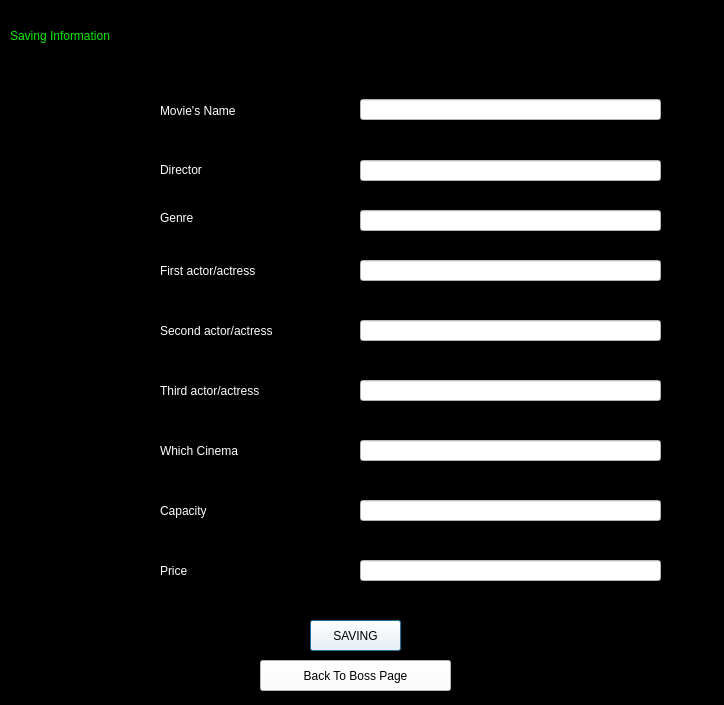
<?xml version="1.0" encoding="UTF-8"?>
<ui version="4.0">
 <class>saving_movie</class>
 <widget class="QDialog" name="saving_movie">
  <property name="geometry">
   <rect>
    <x>0</x>
    <y>0</y>
    <width>724</width>
    <height>705</height>
   </rect>
  </property>
  <property name="windowTitle">
   <string>Dialog</string>
  </property>
  <property name="styleSheet">
   <string notr="true">background-color: rgb(0, 0, 0);</string>
  </property>
  <widget class="QLabel" name="label">
   <property name="geometry">
    <rect>
     <x>160</x>
     <y>100</y>
     <width>111</width>
     <height>21</height>
    </rect>
   </property>
   <property name="styleSheet">
    <string notr="true">color: rgb(255, 255, 255);
background-color: rgb(0, 0, 0);
font: 14pt &quot;Pristina&quot;;</string>
   </property>
   <property name="text">
    <string>Movie's Name</string>
   </property>
  </widget>
  <widget class="QLabel" name="label_2">
   <property name="geometry">
    <rect>
     <x>10</x>
     <y>10</y>
     <width>171</width>
     <height>51</height>
    </rect>
   </property>
   <property name="styleSheet">
    <string notr="true">background-color: rgb(0, 0, 0);
color: rgb(0, 239, 0);
font: 16pt &quot;Pristina&quot;;</string>
   </property>
   <property name="text">
    <string>Saving Information</string>
   </property>
  </widget>
  <widget class="QLabel" name="label_3">
   <property name="geometry">
    <rect>
     <x>160</x>
     <y>160</y>
     <width>101</width>
     <height>20</height>
    </rect>
   </property>
   <property name="styleSheet">
    <string notr="true">color: rgb(255, 255, 255);
background-color: rgb(0, 0, 0);
font: 14pt &quot;Pristina&quot;;</string>
   </property>
   <property name="text">
    <string>Director</string>
   </property>
  </widget>
  <widget class="QLabel" name="label_4">
   <property name="geometry">
    <rect>
     <x>160</x>
     <y>210</y>
     <width>91</width>
     <height>16</height>
    </rect>
   </property>
   <property name="styleSheet">
    <string notr="true">color: rgb(255, 255, 255);
background-color: rgb(0, 0, 0);
font: 14pt &quot;Pristina&quot;;</string>
   </property>
   <property name="text">
    <string>Genre</string>
   </property>
  </widget>
  <widget class="QLabel" name="label_5">
   <property name="geometry">
    <rect>
     <x>160</x>
     <y>260</y>
     <width>121</width>
     <height>21</height>
    </rect>
   </property>
   <property name="styleSheet">
    <string notr="true">color: rgb(255, 255, 255);
background-color: rgb(0, 0, 0);
font: 14pt &quot;Pristina&quot;;</string>
   </property>
   <property name="text">
    <string>First actor/actress</string>
   </property>
  </widget>
  <widget class="QLabel" name="label_6">
   <property name="geometry">
    <rect>
     <x>160</x>
     <y>320</y>
     <width>121</width>
     <height>21</height>
    </rect>
   </property>
   <property name="styleSheet">
    <string notr="true">color: rgb(255, 255, 255);
background-color: rgb(0, 0, 0);
font: 14pt &quot;Pristina&quot;;</string>
   </property>
   <property name="text">
    <string>Second actor/actress</string>
   </property>
  </widget>
  <widget class="QLabel" name="label_7">
   <property name="geometry">
    <rect>
     <x>160</x>
     <y>380</y>
     <width>121</width>
     <height>21</height>
    </rect>
   </property>
   <property name="styleSheet">
    <string notr="true">color: rgb(255, 255, 255);
background-color: rgb(0, 0, 0);
font: 14pt &quot;Pristina&quot;;</string>
   </property>
   <property name="text">
    <string>Third actor/actress</string>
   </property>
  </widget>
  <widget class="QLineEdit" name="lineEdit">
   <property name="geometry">
    <rect>
     <x>360</x>
     <y>99</y>
     <width>301</width>
     <height>21</height>
    </rect>
   </property>
   <property name="styleSheet">
    <string notr="true">font: 14pt &quot;Pristina&quot;;
background-color: rgb(255, 255, 255);
color: rgb(0, 0, 0);</string>
   </property>
  </widget>
  <widget class="QLineEdit" name="lineEdit_2">
   <property name="geometry">
    <rect>
     <x>360</x>
     <y>160</y>
     <width>301</width>
     <height>21</height>
    </rect>
   </property>
   <property name="styleSheet">
    <string notr="true">font: 14pt &quot;Pristina&quot;;
background-color: rgb(255, 255, 255);
color: rgb(0, 0, 0);</string>
   </property>
  </widget>
  <widget class="QLineEdit" name="lineEdit_3">
   <property name="geometry">
    <rect>
     <x>360</x>
     <y>210</y>
     <width>301</width>
     <height>21</height>
    </rect>
   </property>
   <property name="styleSheet">
    <string notr="true">font: 14pt &quot;Pristina&quot;;
background-color: rgb(255, 255, 255);
color: rgb(0, 0, 0);</string>
   </property>
  </widget>
  <widget class="QLineEdit" name="lineEdit_4">
   <property name="geometry">
    <rect>
     <x>360</x>
     <y>260</y>
     <width>301</width>
     <height>21</height>
    </rect>
   </property>
   <property name="styleSheet">
    <string notr="true">font: 14pt &quot;Pristina&quot;;
background-color: rgb(255, 255, 255);
color: rgb(0, 0, 0);</string>
   </property>
  </widget>
  <widget class="QLineEdit" name="lineEdit_5">
   <property name="geometry">
    <rect>
     <x>360</x>
     <y>320</y>
     <width>301</width>
     <height>21</height>
    </rect>
   </property>
   <property name="styleSheet">
    <string notr="true">font: 14pt &quot;Pristina&quot;;
background-color: rgb(255, 255, 255);
color: rgb(0, 0, 0);</string>
   </property>
  </widget>
  <widget class="QLineEdit" name="lineEdit_6">
   <property name="geometry">
    <rect>
     <x>360</x>
     <y>380</y>
     <width>301</width>
     <height>21</height>
    </rect>
   </property>
   <property name="styleSheet">
    <string notr="true">font: 14pt &quot;Pristina&quot;;
background-color: rgb(255, 255, 255);
color: rgb(0, 0, 0);</string>
   </property>
  </widget>
  <widget class="QPushButton" name="pushButton">
   <property name="geometry">
    <rect>
     <x>310</x>
     <y>620</y>
     <width>91</width>
     <height>31</height>
    </rect>
   </property>
   <property name="styleSheet">
    <string notr="true">font: 14pt &quot;Pristina&quot;;
color: rgb(0, 0, 0);
background-color: rgb(255, 255, 255);</string>
   </property>
   <property name="text">
    <string>SAVING</string>
   </property>
  </widget>
  <widget class="QPushButton" name="pushButton_2">
   <property name="geometry">
    <rect>
     <x>260</x>
     <y>660</y>
     <width>191</width>
     <height>31</height>
    </rect>
   </property>
   <property name="styleSheet">
    <string notr="true">font: 14pt &quot;Pristina&quot;;
color: rgb(0, 0, 0);
background-color: rgb(255, 255, 255);</string>
   </property>
   <property name="text">
    <string>Back To Boss Page</string>
   </property>
  </widget>
  <widget class="QLabel" name="label_8">
   <property name="geometry">
    <rect>
     <x>160</x>
     <y>440</y>
     <width>121</width>
     <height>21</height>
    </rect>
   </property>
   <property name="styleSheet">
    <string notr="true">color: rgb(255, 255, 255);
background-color: rgb(0, 0, 0);
font: 14pt &quot;Pristina&quot;;</string>
   </property>
   <property name="text">
    <string>Which Cinema</string>
   </property>
  </widget>
  <widget class="QLabel" name="label_9">
   <property name="geometry">
    <rect>
     <x>160</x>
     <y>500</y>
     <width>121</width>
     <height>21</height>
    </rect>
   </property>
   <property name="styleSheet">
    <string notr="true">color: rgb(255, 255, 255);
background-color: rgb(0, 0, 0);
font: 14pt &quot;Pristina&quot;;</string>
   </property>
   <property name="text">
    <string>Capacity</string>
   </property>
  </widget>
  <widget class="QLabel" name="label_10">
   <property name="geometry">
    <rect>
     <x>160</x>
     <y>560</y>
     <width>121</width>
     <height>21</height>
    </rect>
   </property>
   <property name="styleSheet">
    <string notr="true">color: rgb(255, 255, 255);
background-color: rgb(0, 0, 0);
font: 14pt &quot;Pristina&quot;;</string>
   </property>
   <property name="text">
    <string>Price</string>
   </property>
  </widget>
  <widget class="QLineEdit" name="lineEdit_7">
   <property name="geometry">
    <rect>
     <x>360</x>
     <y>440</y>
     <width>301</width>
     <height>21</height>
    </rect>
   </property>
   <property name="styleSheet">
    <string notr="true">font: 14pt &quot;Pristina&quot;;
background-color: rgb(255, 255, 255);
color: rgb(0, 0, 0);</string>
   </property>
  </widget>
  <widget class="QLineEdit" name="lineEdit_8">
   <property name="geometry">
    <rect>
     <x>360</x>
     <y>500</y>
     <width>301</width>
     <height>21</height>
    </rect>
   </property>
   <property name="styleSheet">
    <string notr="true">font: 14pt &quot;Pristina&quot;;
background-color: rgb(255, 255, 255);
color: rgb(0, 0, 0);</string>
   </property>
  </widget>
  <widget class="QLineEdit" name="lineEdit_9">
   <property name="geometry">
    <rect>
     <x>360</x>
     <y>560</y>
     <width>301</width>
     <height>21</height>
    </rect>
   </property>
   <property name="styleSheet">
    <string notr="true">font: 14pt &quot;Pristina&quot;;
background-color: rgb(255, 255, 255);
color: rgb(0, 0, 0);</string>
   </property>
  </widget>
 </widget>
 <tabstops>
  <tabstop>lineEdit</tabstop>
  <tabstop>lineEdit_2</tabstop>
  <tabstop>lineEdit_3</tabstop>
  <tabstop>lineEdit_4</tabstop>
  <tabstop>lineEdit_5</tabstop>
  <tabstop>lineEdit_6</tabstop>
  <tabstop>lineEdit_7</tabstop>
  <tabstop>lineEdit_8</tabstop>
  <tabstop>lineEdit_9</tabstop>
  <tabstop>pushButton</tabstop>
  <tabstop>pushButton_2</tabstop>
 </tabstops>
 <resources/>
 <connections/>
</ui>
